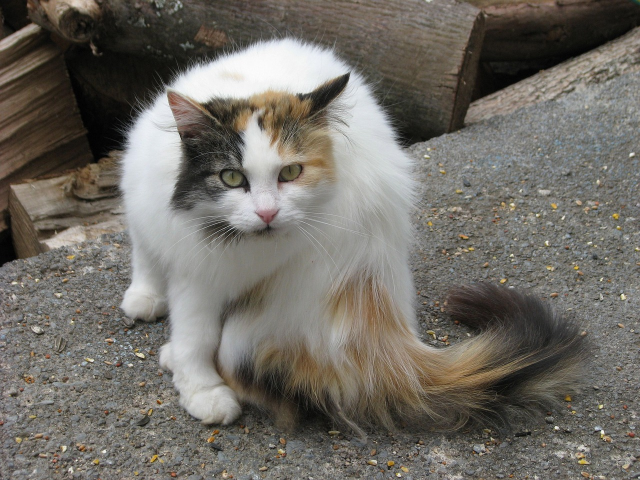
#> input picture input_image.jpg, 1280 x 960 px (shown at 1/2 size)
$ python untitled1.py
#> lines starting #> are read from the running program, lines starting #| are printed output that depends on the picture
# -*- coding: utf-8 -*-
"""Untitled1.ipynb

Automatically generated by Colab.

Original file is located at
    https://colab.research.google.com/drive/14_xXTxZad8gFOHbgEqvjly7EeqCJZ3Wz
"""

import cv2
import matplotlib.pyplot as plt

# Step 1: Load the image
# Provide the path to your image file
image_path = 'input_image.jpg'
image = cv2.imread(image_path)
#> image is the input picture: shape (960, 1280, 3); mean B, G, R 101.5, 108.6, 112.6

# Check if the image is loaded successfully
if image is None:
    raise FileNotFoundError(f"Image file '{image_path}' not found. Please provide a valid path.")

# Step 2: Display the original image (in RGB format for matplotlib)
plt.imshow(cv2.cvtColor(image, cv2.COLOR_BGR2RGB))
plt.title("Original Image")
plt.axis("off")
plt.show()

# Step 3: Convert the image to grayscale
gray_image = cv2.cvtColor(image, cv2.COLOR_BGR2GRAY)
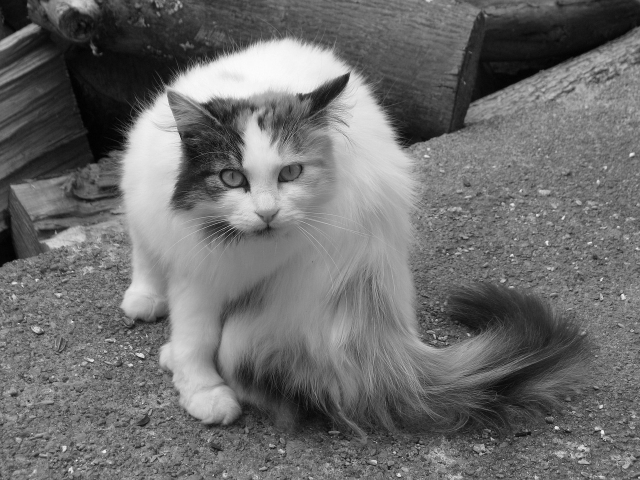
#> gray_image: shape (960, 1280) (shown at 1/2 size); min 0, max 254, mean 109

# Step 4: Resize the image (example: half the original size)
height, width = gray_image.shape
#> height = 960; width = 1280
new_size = (width // 2, height // 2)
#> new_size = (640, 480)
resized_image = cv2.resize(gray_image, new_size)
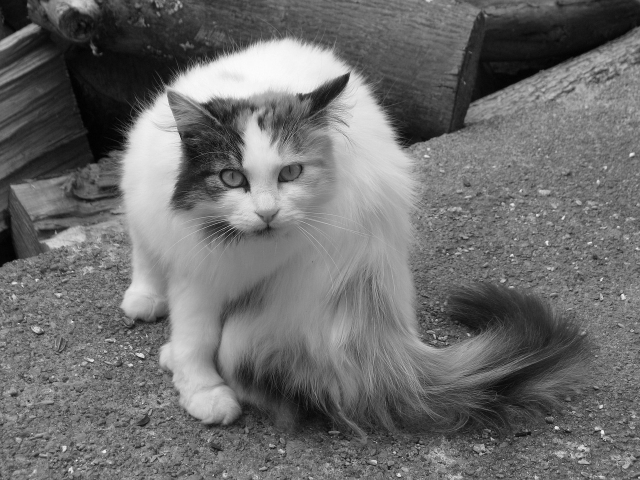
#> resized_image: shape (480, 640); min 1, max 252, mean 109.1

# Step 5: Display the grayscale resized image
plt.imshow(resized_image, cmap='gray')
plt.title("Grayscale Resized Image")
plt.axis("off")
plt.show()

# Step 6: Save the processed image to disk
output_path = 'processed_image.jpg'
cv2.imwrite(output_path, resized_image)
print(f"Processed image saved as '{output_path}'")

# Step 7: Optional – Basic interaction example
name = input("Enter your name: ")
#> the answer given: input_image.jpg
print(f"Hello, {name}! Your image has been processed successfully.")

import cv2
import numpy as np
import matplotlib.pyplot as plt
from google.colab import files

# Upload original image
image_path = 'input_image.jpg'

# The 'uploaded' variable is expected to be a dictionary returned by files.upload().
# Ensure files.upload() is run before this cell to populate 'uploaded'.
# Example: uploaded = files.upload()

# The previous error occurred because 'uploaded' was not defined.
# If you intend to upload a new file, you would typically run `uploaded = files.upload()` first.
# Since 'input_image.jpg' is already available, we will directly load it.
img = cv2.imread(image_path)

# Auto contrast/brightness

def auto_brightness_contrast(image, clip_hist_percent=25):
    # All lines below this function definition must be indented
#> called with clip_hist_percent = 25
    gray = cv2.cvtColor(image, cv2.COLOR_BGR2GRAY)
    hist = cv2.calcHist([gray],[0],None,[256],[0,256]).flatten()
#> hist = 256 values, max 13524 at index 122, min 0 at index 255, mean 4800
    acc = np.cumsum(hist)
#> acc = 256 values from 34 to 1228800
    clip = clip_hist_percent * (acc[-1] / 100.0) / 2.0
#> clip = 153600
    min_gray = np.searchsorted(acc, clip)
#> min_gray = 43
    max_gray = np.searchsorted(acc, acc[-1] - clip)
#> max_gray = 165
    alpha = 255 / (max_gray - min_gray + 1e-5)
#> alpha = 2.09
    beta = -min_gray * alpha
#> beta = -89.88
    return cv2.convertScaleAbs(image, alpha=alpha, beta=beta)
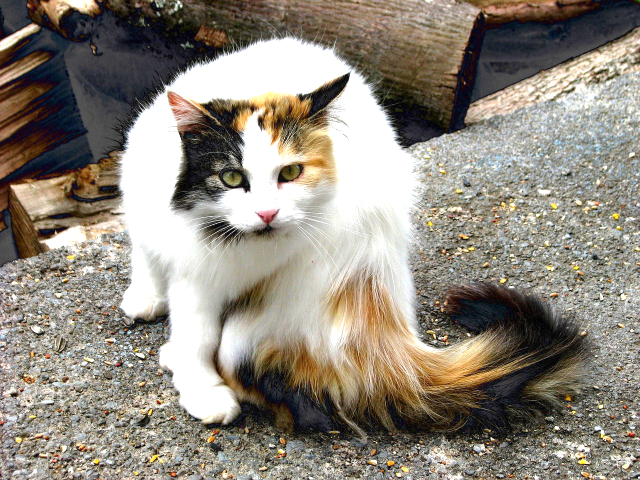
#> returned value: shape (960, 1280, 3) (shown at 1/2 size); mean of channels 0, 1, 2 125.3, 136.6, 144; drawn as B, G, R

enhanced = auto_brightness_contrast(img)
resized = cv2.resize(enhanced, (1080, 1080))
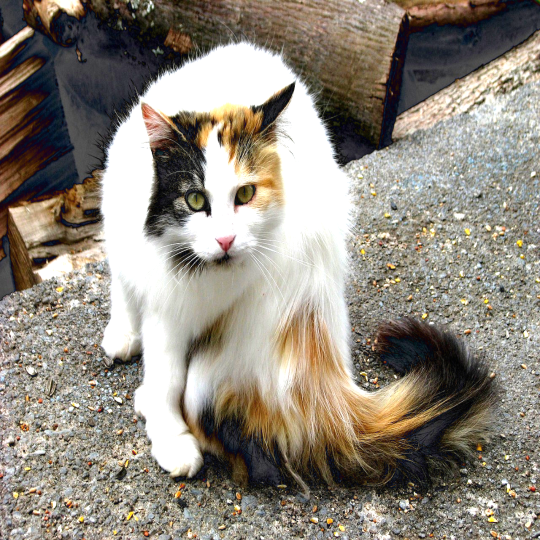
#> resized: shape (1080, 1080, 3) (shown at 1/2 size); mean B, G, R 125.2, 136.5, 143.9

# Show before and after
fig, ax = plt.subplots(1, 2, figsize=(12, 5))
ax[0].imshow(cv2.cvtColor(img, cv2.COLOR_BGR2RGB))
ax[0].set_title("Original")
ax[1].imshow(cv2.cvtColor(resized, cv2.COLOR_BGR2RGB))
ax[1].set_title("Enhanced & Resized")
for a in ax: a.axis('off')
plt.tight_layout()
plt.show()
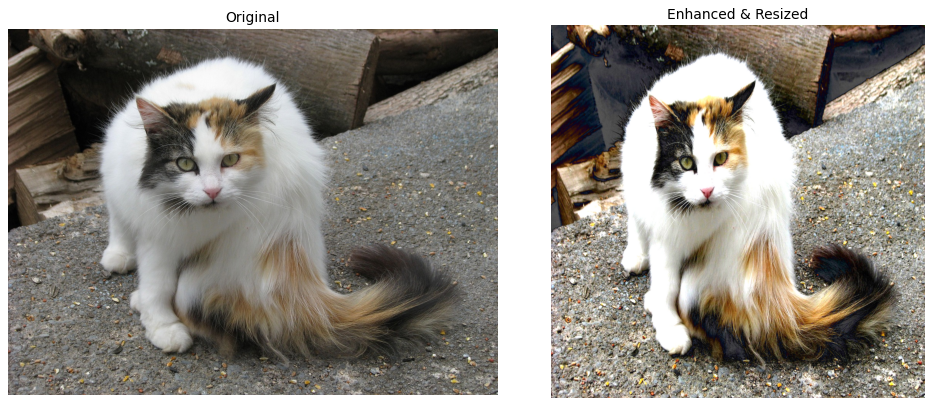
#> figure drawn by matplotlib, 2 panels

import cv2
import numpy as np
from google.colab import files
import matplotlib.pyplot as plt
from skimage.metrics import structural_similarity as ssim
# Upload two images
print("Please upload two images for comparison.")
uploaded = files.upload()
#> the answer given: input_image.jpg

# Removed stray '19' that was causing a syntax error.

paths = list(uploaded.keys())

if len(paths) < 2:
    print("Error: Please upload at least two images to perform comparison.")
else:
    # Read and resize
    img1 = cv2.imread(paths[0])
    img2 = cv2.imread(paths[1])

    img1 = cv2.resize(img1, (500, 500))
    img2 = cv2.resize(img2, (500, 500))

    gray1 = cv2.cvtColor(img1, cv2.COLOR_BGR2GRAY)
    gray2 = cv2.cvtColor(img2, cv2.COLOR_BGR2GRAY)

    # MSE and SSIM
    mse = np.mean((gray1 - gray2) ** 2)
    ssim_score, _ = ssim(gray1, gray2, full=True)

    print(f"MSE: {mse:.2f}")
    print(f"SSIM: {ssim_score:.4f}")

    # Show both images
    fig, ax = plt.subplots(1, 2, figsize=(10, 4))
    ax[0].imshow(cv2.cvtColor(img1, cv2.COLOR_BGR2RGB))
    ax[0].set_title("Image 1")
    ax[1].imshow(cv2.cvtColor(img2, cv2.COLOR_BGR2RGB))
    ax[1].set_title("Image 2")
    for a in ax: a.axis('off')
    plt.show()
